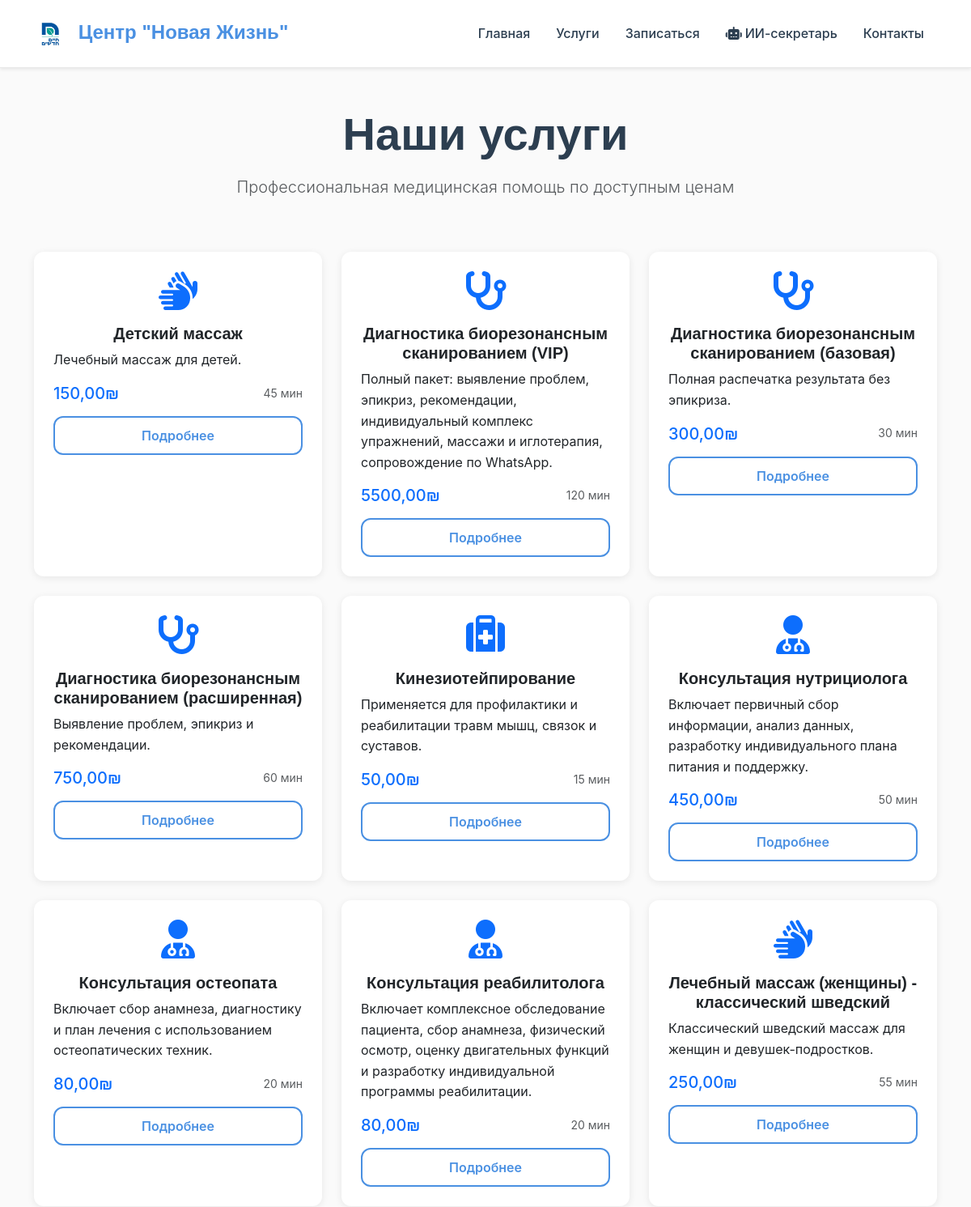
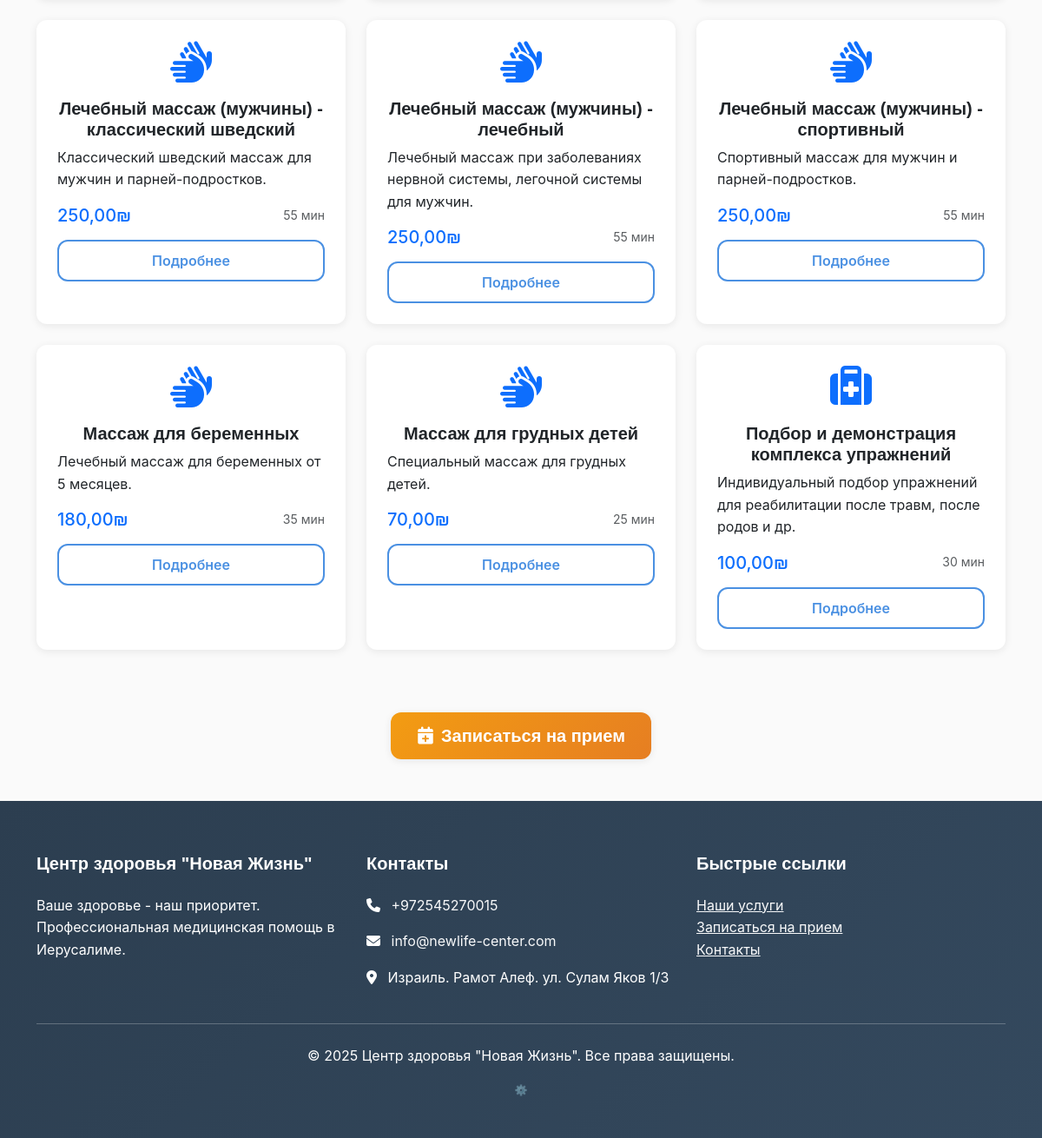
Page /services/ on the committed database (2 pictures, top to bottom).
### core/models.py (models this page shows, shortened)
class Service(models.Model):
    CATALOG_CHOICES = [
        ('A', 'Каталог А (Израиль)'),
        ('B', 'Каталог B (Заграница)'),
    ]
    name = models.CharField(max_length=200, verbose_name="Название услуги")
    description = models.TextField(verbose_name="Описание")
    price = models.DecimalField(max_digits=10, decimal_places=2, verbose_name="Цена")
    currency = models.CharField(max_length=3, default="₪", verbose_name="Валюта")
    duration = models.IntegerField(help_text="Длительность в минутах", verbose_name="Длительность")
    catalog = models.CharField(max_length=1, choices=CATALOG_CHOICES, default='A', verbose_name="Каталог")
    is_active = models.BooleanField(default=True, verbose_name="Активна")
    created_at = models.DateTimeField(auto_now_add=True, verbose_name="Дата создания")
    class Meta:
        verbose_name = "Услуга"
        verbose_name_plural = "Услуги"
        ordering = ['catalog', 'name']

### core/views.py (the view)
# urls.py: path('services/', views.services, name='services'),
def services(request):
    services_list = Service.objects.filter(is_active=True, catalog='A').order_by('name')
    context = {
        'services': services_list,
    }
    return render(request, 'core/services.html', context)

### templates/core/services.html (shortened to what this page needs)
{% extends 'base.html' %}
{% block content %}
<div class="container py-5">
    <div class="row">
        <div class="col-12 text-center mb-5">
            <h1 class="display-4 fw-bold">Наши услуги</h1>
            <p class="lead text-muted">Профессиональная медицинская помощь по доступным ценам</p>
        </div>
    </div>
    <div class="row">
        {% for service in services %}
        <div class="col-md-6 col-lg-4 mb-4">
            <div class="card service-card h-100">
                <div class="card-body">
                    <div class="text-center mb-3">
                        {% if 'массаж' in service.name.lower %}
                            <i class="fas fa-hands text-primary" style="font-size: 3rem;"></i>
                        {% elif 'консультация' in service.name.lower %}
                            <i class="fas fa-user-md text-primary" style="font-size: 3rem;"></i>
                        {% elif 'диагностика' in service.name.lower %}
                            <i class="fas fa-stethoscope text-primary" style="font-size: 3rem;"></i>
                        {% else %}
                            <i class="fas fa-medkit text-primary" style="font-size: 3rem;"></i>
                        {% endif %}
                    </div>
                    <h5 class="card-title text-center">{{ service.name }}</h5>
                    <p class="card-text">{{ service.description|truncatewords:20 }}</p>
                    <div class="d-flex justify-content-between align-items-center mb-3">
                        <span class="h5 text-primary mb-0">{{ service.price }}{{ service.currency }}</span>
                        <small class="text-muted">{{ service.duration }} мин</small>
                    </div>
                    <div class="d-grid">
                        <a href="{% url 'core:service_detail' service.id %}" class="btn btn-outline-primary">
                            Подробнее
                        </a>
                    </div>
                </div>
            </div>
        </div>
        {% endfor %}
    </div>
    <div class="text-center mt-5">
        <a href="{% url 'core:appointment_form' %}" class="btn btn-primary btn-lg">
            <i class="fas fa-calendar-plus me-2"></i>Записаться на прием
        </a>
    </div>
</div>
{% endblock %}

### templates/base.html (shortened to what this page needs)
{% load static %}
<!DOCTYPE html>
<html lang="ru">
<head>
    <link href="https://cdn.jsdelivr.net/npm/bootstrap@5.3.0/dist/css/bootstrap.min.css" rel="stylesheet">
    <link href="https://cdnjs.cloudflare.com/ajax/libs/font-awesome/6.4.0/css/all.min.css" rel="stylesheet">
    <link href="{% static 'css/custom.css' %}" rel="stylesheet">
</head>
<body>
    <nav class="navbar navbar-expand-lg navbar-light bg-white shadow-sm">
        <div class="container">
            <a class="navbar-brand" href="{% url 'core:home' %}">
                <img src="{% static 'images/7.jpg' %}" alt="Логотип" height="40" class="me-2">
                Центр "Новая Жизнь"
            </a>
            <div class="collapse navbar-collapse" id="navbarNav">
                <ul class="navbar-nav ms-auto">
                    <li class="nav-item">
                        <a class="nav-link" href="{% url 'core:home' %}">Главная</a>
                    </li>
                    <li class="nav-item">
                        <a class="nav-link" href="{% url 'core:services' %}">Услуги</a>
                    </li>
                    <li class="nav-item">
                        <a class="nav-link" href="{% url 'core:appointment_form' %}">Записаться</a>
                    </li>
                    <li class="nav-item">
                        <a class="nav-link" href="{% url 'core:chat' %}">
                            <i class="fas fa-robot me-1"></i>ИИ-секретарь
                        </a>
                    </li>
                    <li class="nav-item">
                        <a class="nav-link" href="{% url 'core:contacts' %}">Контакты</a>
                    </li>
                </ul>
            </div>
        </div>
    </nav>
    <main>
        {% block content %}{% endblock %}
    </main>
    <footer class="footer">
        <div class="container">
            <div class="row">
                <div class="col-md-4">
                    <h5>Центр здоровья "Новая Жизнь"</h5>
                    <p>Ваше здоровье - наш приоритет. Профессиональная медицинская помощь в Иерусалиме.</p>
                </div>
                <div class="col-md-4">
                    <h5>Контакты</h5>
                    <p><i class="fas fa-phone me-2"></i>
                       <a href="tel:+972545270015" class="text-light text-decoration-none">+972545270015</a>
                    </p>
                    <p><i class="fas fa-envelope me-2"></i>
                       <a href="mailto:info@newlife-center.com" class="text-light text-decoration-none">info@newlife-center.com</a>
                    </p>
                    <p><i class="fas fa-map-marker-alt me-2"></i> Израиль. Рамот Алеф. ул. Сулам Яков 1/3</p>
                </div>
                <div class="col-md-4">
                    <h5>Быстрые ссылки</h5>
                    <ul class="list-unstyled">
                        <li><a href="{% url 'core:services' %}" class="text-light">Наши услуги</a></li>
                        <li><a href="{% url 'core:appointment_form' %}" class="text-light">Записаться на прием</a></li>
                        <li><a href="{% url 'core:contacts' %}" class="text-light">Контакты</a></li>
                    </ul>
                </div>
            </div>
            <hr class="my-4">
            <div class="text-center">
                <p>&copy; 2025 Центр здоровья "Новая Жизнь". Все права защищены.</p>
                <p style="font-size: 12px; opacity: 0.6; margin-top: 10px;">
                    <a href="/admin/" style="color: #999; text-decoration: none;" title="Админ панель">⚙️</a>
                </p>
            </div>
        </div>
    </footer>
</body>
</html>

### static/css/custom.css (style rules this page uses)
:root { --primary-blue: #4A90E2; --primary-green: #27AE60; --accent-orange: #F39C12; --background-cream: #FAFAFA; --text-dark: #2C3E50; --text-light: #7F8C8D; --white: #FFFFFF; --light-gray: #ECF0F1; --border-color: #E8E8E8; --gradient-primary: linear-gradient(135deg, var(--primary-blue) 0%, var(--primary-green) 100%); --gradient-warm: linear-gradient(135deg, var(--accent-orange) 0%, #E67E22 100%); --gradient-soft: linear-gradient(135deg, #F8F9FA 0%, var(--background-cream) 100%); --shadow-soft: 0 2px 10px rgba(0, 0, 0, 0.08); --shadow-medium: 0 4px 20px rgba(0, 0, 0, 0.12); --shadow-strong: 0 8px 30px rgba(0, 0, 0, 0.15); --radius-small: 8px; --radius-medium: 12px; --radius-large: 20px; --transition-fast: 0.2s ease; --transition-medium: 0.3s ease; --transition-slow: 0.5s ease; }
body { font-family: 'Inter', -apple-system, BlinkMacSystemFont, 'Segoe UI', sans-serif; background-color: var(--background-cream); color: var(--text-dark); line-height: 1.6; }
h1, h2, h3, h4, h5, h6 { font-family: 'Poppins', sans-serif; font-weight: 600; color: var(--text-dark); margin-bottom: 1rem; }
.navbar { background: var(--white) !important; box-shadow: var(--shadow-soft); padding: 1rem 0; border-bottom: 1px solid var(--border-color); }
.navbar-brand { font-family: 'Poppins', sans-serif; font-weight: 700; color: var(--primary-blue) !important; font-size: 1.5rem; }
.nav-link { color: var(--text-dark) !important; font-weight: 500; padding: 0.5rem 1rem !important; border-radius: var(--radius-small); transition: var(--transition-fast); }
.btn-primary { background: var(--gradient-warm); border: none; padding: 12px 30px; border-radius: var(--radius-medium); font-weight: 600; font-family: 'Poppins', sans-serif; box-shadow: var(--shadow-soft); transition: var(--transition-medium); }
.btn-outline-primary { border: 2px solid var(--primary-blue); color: var(--primary-blue); background: transparent; padding: 10px 28px; border-radius: var(--radius-medium); font-weight: 600; transition: var(--transition-medium); }
.service-card { background: var(--white); border: none; border-radius: var(--radius-large); box-shadow: var(--shadow-soft); transition: var(--transition-medium); overflow: hidden; height: 100%; }
.service-card .card-body { padding: 1.5rem; }
.footer { background: linear-gradient(135deg, var(--text-dark) 0%, #34495E 100%); color: var(--white); padding: 60px 0 30px; }
.footer h5 { color: var(--white); font-family: 'Poppins', sans-serif; margin-bottom: 1.5rem; }
.footer a { color: rgba(255, 255, 255, 0.8); transition: var(--transition-fast); }
.card { border: none; border-radius: var(--radius-medium); box-shadow: var(--shadow-soft); background: var(--white); }

### rows in the picture
Service: name "Детский массаж", description "Лечебный массаж для детей.", price "150,00", currency "₪", duration "45"
Service: name "Диагностика биорезонансным сканированием (VIP)", description "Полный пакет: выявление проблем, эпикриз, рекомендации, индивидуальный комплекс упражнений, массажи и иглотерапия, сопровождение по WhatsApp.", price "5500,00", currency "₪", duration "120"
Service: name "Диагностика биорезонансным сканированием (базовая)", description "Полная распечатка результата без эпикриза.", price "300,00", currency "₪", duration "30"
Service: name "Диагностика биорезонансным сканированием (расширенная)", description "Выявление проблем, эпикриз и рекомендации.", price "750,00", currency "₪", duration "60"
Service: name "Кинезиотейпирование", description "Применяется для профилактики и реабилитации травм мышц, связок и суставов.", price "50,00", currency "₪", duration "15"
Service: name "Консультация нутрициолога", description "Включает первичный сбор информации, анализ данных, разработку индивидуального плана питания и поддержку.", price "450,00", currency "₪", duration "50"
Service: name "Консультация остеопата", description "Включает сбор анамнеза, диагностику и план лечения с использованием остеопатических техник.", price "80,00", currency "₪", duration "20"
Service: name "Консультация реабилитолога", description "Включает комплексное обследование пациента, сбор анамнеза, физический осмотр, оценку двигательных функций и разработку индивидуальной программы реабилитации.", price "80,00", currency "₪", duration "20"
Service: name "Лечебный массаж (женщины) - классический шведский", description "Классический шведский массаж для женщин и девушек-подростков.", price "250,00", currency "₪", duration "55"
Service: name "Лечебный массаж (мужчины) - классический шведский", description "Классический шведский массаж для мужчин и парней-подростков.", price "250,00", currency "₪", duration "55"
Service: name "Лечебный массаж (мужчины) - лечебный", description "Лечебный массаж при заболеваниях нервной системы, легочной системы для мужчин.", price "250,00", currency "₪", duration "55"
Service: name "Лечебный массаж (мужчины) - спортивный", description "Спортивный массаж для мужчин и парней-подростков.", price "250,00", currency "₪", duration "55"
Service: name "Массаж для беременных", description "Лечебный массаж для беременных от 5 месяцев.", price "180,00", currency "₪", duration "35"
Service: name "Массаж для грудных детей", description "Специальный массаж для грудных детей.", price "70,00", currency "₪", duration "25"
Service: name "Подбор и демонстрация комплекса упражнений", description "Индивидуальный подбор упражнений для реабилитации после травм, после родов и др.", price "100,00", currency "₪", duration "30"
